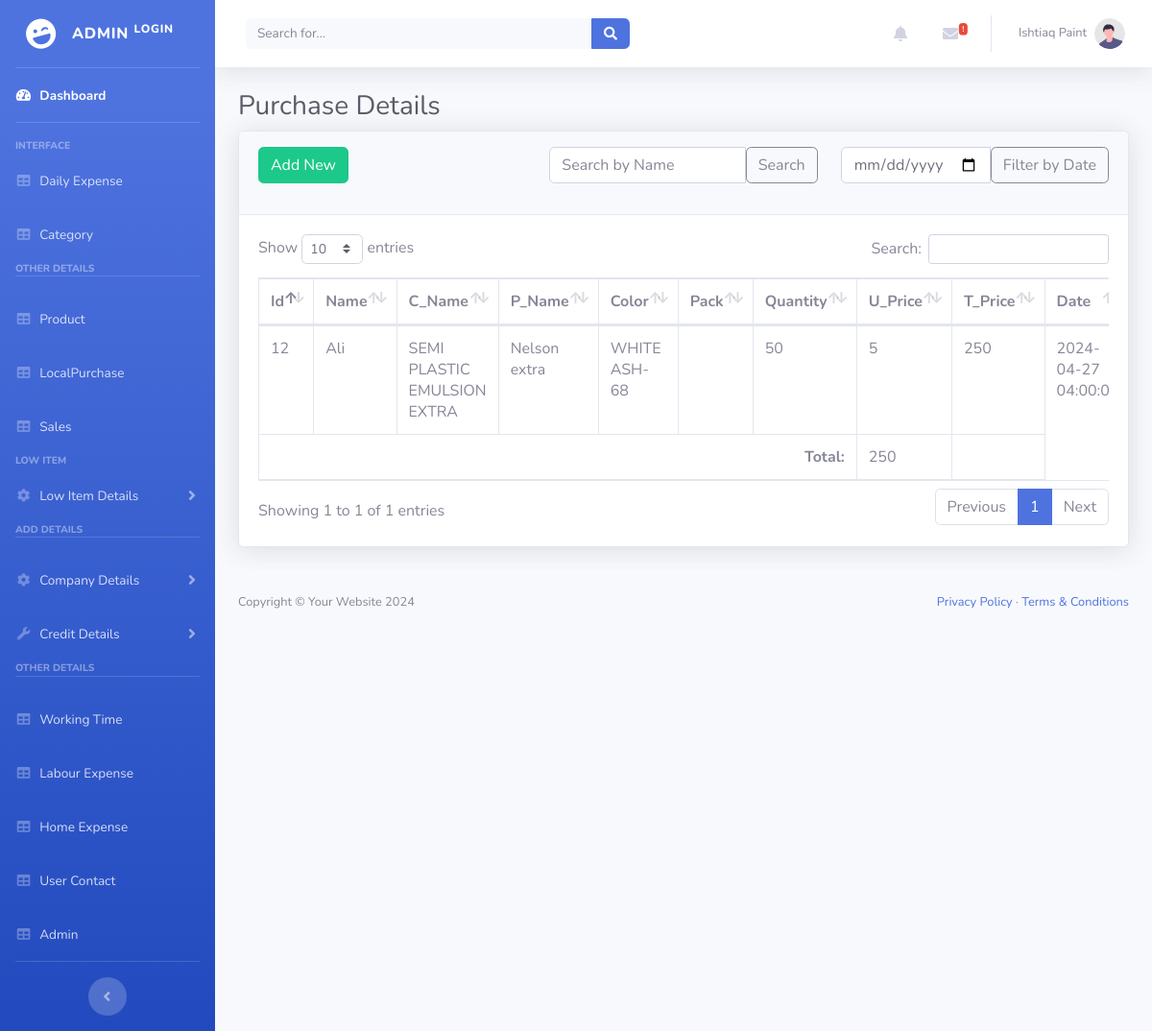
Screenshot of /admin/Purchase.php (signed in) with the database file from the repository.
### tables this page shows
CREATE TABLE `purchase` (
  `id` int(255) NOT NULL,
  `Customer_name` varchar(255) NOT NULL,
  `product_id` int(255) NOT NULL,
  `cate_id` int(11) NOT NULL,
  `product_color` varchar(255) NOT NULL,
  `item` varchar(255) NOT NULL,
  `Quantity` varchar(255) NOT NULL,
  `Date` datetime NOT NULL DEFAULT CURRENT_TIMESTAMP,
  `Price` int(255) NOT NULL
);

CREATE TABLE `categories` (
  `cate_id` int(11) NOT NULL,
  `cate_name` varchar(200) NOT NULL
);

CREATE TABLE `product` (
  `id` int(100) NOT NULL,
  `cate_id` int(11) NOT NULL,
  `title` varchar(255) NOT NULL,
  `color` varchar(255) NOT NULL,
  `pack` varchar(255) NOT NULL,
  `quantity` int(255) NOT NULL,
  `price` int(255) NOT NULL
);

### admin/Purchase.php (the view, shortened to what this page needs)
<?php
include_once("DatabaseConn.php");
$search = isset($_GET['search']) ? $_GET['search'] : '';
$date = isset($_GET['date']) ? $_GET['date'] : '';
$whereClause = "WHERE 1=1";
$query = "SELECT *, `quantity` * `price` AS `fullPrice` FROM `purchase` $whereClause";
$result = mysqli_query($conn, $query);
include_once("Header.php");
?>
<!DOCTYPE html>
<html lang="en">
<head>
    <link href="vendor/fontawesome-free/css/all.min.css" rel="stylesheet" type="text/css">
    <link href="css/sb-admin-2.min.css" rel="stylesheet">
    <link href="vendor/datatables/dataTables.bootstrap4.min.css" rel="stylesheet">
</head>
<body id="page-top">
<?php include_once("Header.php"); ?>
<div id="wrapper">
    <div id="content-wrapper" class="d-flex flex-column">
        <div id="content">
            <div class="container-fluid">
                <h1 class="h3 mb-2 text-gray-800">Purchase Details</h1>
                <div class="card shadow mb-4">
                    <div class="card-header py-3">
                        <div class="row">
                            <div class="col-md-4">
                                <a href="PurchaseAdd.php" class="btn btn-success">Add New</a>
                            </div>
                            <div class="col-md-4">
                                <form method="GET" action="">
                                    <div class="input-group mb-3">
                                        <input type="text" class="form-control" placeholder="Search by Name" name="search" value="<?= htmlspecialchars($search) ?>">
                                        <button class="btn btn-outline-secondary" type="submit">Search</button>
                                    </div>
                                </form>
                            </div>
                            <div class="col-md-4">
                                <form method="GET" action="">
                                    <div class="input-group mb-3">
                                        <input type="date" class="form-control" name="date" value="<?= htmlspecialchars($date) ?>">
                                        <button class="btn btn-outline-secondary" type="submit">Filter by Date</button>
                                    </div>
                                </form>
                            </div>
                        </div>
                    </div>
                    <div class="card-body">
                        <div class="table-responsive">
                            <table class="table table-bordered" id="dataTable" width="100%" cellspacing="0">
                                <thead>
                                    <tr>
                                        <th>Id</th>
                                        <th>Name</th>
                                        <th>C_Name</th>
                                        <th>P_Name</th>
                                        <th>Color</th>
                                        <th>Pack</th>
                                        <th>Quantity</th>
                                        <th>U_Price</th>
                                        <th>T_Price</th>
                                        <th>Date</th>
                                    </tr>
                                </thead>
                                <tbody>
                                    <?php
                                    $totalAmount = 0;
                                    if (mysqli_num_rows($result)) {
                                        while ($row = mysqli_fetch_assoc($result)) {
                                            $totalAmount += $row['fullPrice'];
                                            $pro_id = $row['product_id'];
                                            $cat_id = $row['cate_id'];
                                            $product_nameQ = "SELECT * FROM `product` WHERE id = $pro_id";
                                            $cat_nameQ = "SELECT * FROM `categories` WHERE cate_id = $cat_id";
                                            $product_name = mysqli_query($conn,$product_nameQ);
                                            $cat_name = mysqli_query($conn,$cat_nameQ);
                                            $fetch_pro_name = mysqli_fetch_assoc($product_name);
                                            $fetch_cat_name = mysqli_fetch_assoc($cat_name);
                                            ?>
                                            <tr>
                                                <td><?php echo $row['id']; ?></td>
                                                <td><?php echo $row['Customer_name']; ?></td>
                                                <td><?php echo $fetch_cat_name['cate_name']; ?></td>
                                                <td><?php echo $fetch_pro_name['title']; ?></td>
                                                <td><?php echo $fetch_pro_name['color']; ?></td>
                                                <td><?php echo $row['item']; ?></td>
                                                <td><?php echo $row['Quantity']; ?></td>
                                                <td><?php echo $row['Price']; ?></td>
                                                <td><?php echo $row['fullPrice']; ?></td>
                                                <td><?php echo $row['Date']; ?></td>
                                            </tr>
                                            <?php
                                        }
                                    } else {
                                        echo "<tr><td colspan='10'>No records found</td></tr>";
                                    }
                                    ?>
                                </tbody>
                                <tfoot>
                                    <tr>
                                        <td colspan="7" style="text-align: right;"><b>Total:</b></td>
                                        <td><?php echo $totalAmount; ?></td>
                                        <td></td>
                                    </tr>
                                </tfoot>
                            </table>
                        </div>
                    </div>
                </div>
            </div>
        </div>
    </div>
</div>
<footer class="py-4 bg-light mt-auto">
    <div class="container-fluid px-4">
        <div class="d-flex align-items-center justify-content-between small">
            <div class="text-muted">Copyright &copy; Your Website <?= date("Y") ?></div>
            <div>
                <a href="#">Privacy Policy</a>
                &middot;
                <a href="#">Terms &amp; Conditions</a>
            </div>
        </div>
    </div>
</footer>
</body>
</html>

### rows the page displays
purchase: id "12", Customer_name "Ali", cate.cate_name "SEMI PLASTIC EMULSION EXTRA", product.title "Nelson extra", product.color "WHITE ASH-68", Quantity "50", Price "5", fullPrice "250", Date "2024-04-27…"

### other values shown
$totalAmount "250"
